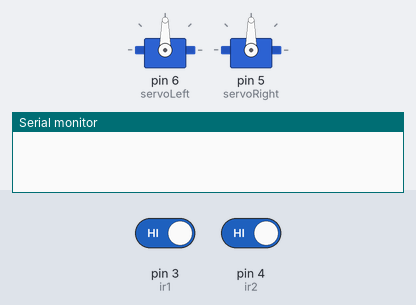
The sketch below on a simulated Arduino Uno, built with avr-gcc and run on an emulated ATmega328P. Parts: 2 × servo, the last lines printed to the serial monitor. The test bench sets the inputs (shaded band); at power-on: pin 3 (ir1) HIGH, pin 4 (ir2) HIGH.

Above: at 1.2 s.
1.3 s: pin 3 (ir1) driven LOW
At 2.4 s:
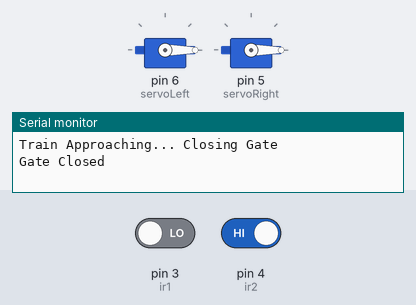
2.8 s: pin 4 (ir2) driven LOW
4.3 s: pin 4 (ir2) driven HIGH
At 6.8 s:
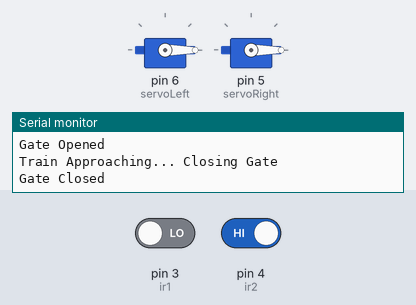
Timing chart, 0 to 8.3 s (numbered marks = the images above; inputs shaded):
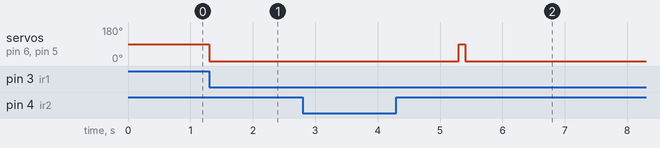

Measured:
- after the input at 1.3 s, servo on pin 6 (servoLeft), servo on pin 5 (servoRight): 90° → 0° at once
- after the input at 4.3 s, servo on pin 6 (servoLeft), servo on pin 5 (servoRight): 0° → 90° after 1.0 s, → 0° 0.10 s later

The sketch:

sketch_automtic_rail_gatea.ino
```cpp
#include <Servo.h>

Servo servoLeft;
Servo servoRight;

int ir1 = 3;   // IR Sensor 1 (Train Approaching)
int ir2 = 4;   // IR Sensor 2 (Train Leaving)

bool gateClosed = false;

void setup() {
  servoLeft.attach(6);   // Left Gate
  servoRight.attach(5);  // Right Gate

  pinMode(ir1, INPUT);
  pinMode(ir2, INPUT);

  openGate();  // Open initially

  Serial.begin(9600);
}

void loop() {
  // Train is coming
  if (digitalRead(ir1) == LOW && !gateClosed) {
    Serial.println("Train Approaching... Closing Gate");
    closeGate();
    gateClosed = true;
    delay(100);
  }

  // Train is leaving - wait till train fully passes
  if (digitalRead(ir2) == LOW && gateClosed) {
    Serial.println("Train Detected at IR2... Waiting for full pass...");

    // Wait until IR2 becomes HIGH and stays HIGH for 2 seconds
    while (true) {
      if (digitalRead(ir2) == HIGH) {
        delay(1000);  // Wait 2 sec to ensure no bogie left

        if (digitalRead(ir2) == HIGH) {
          Serial.println("Train Fully Passed. Opening Gate...");
          openGate();
          gateClosed = false;
          break;
        }
      }
      delay(100);  // Short delay for sensor polling
    }
  }

  delay(100);
}

void closeGate() {
  servoLeft.write(0);     // Close position
  servoRight.write(0);    // Close position
  Serial.println("Gate Closed");
}

void openGate() {
  servoLeft.write(90);    // Open position
  servoRight.write(90);   // Open position
  Serial.println("Gate Opened");
}
```
